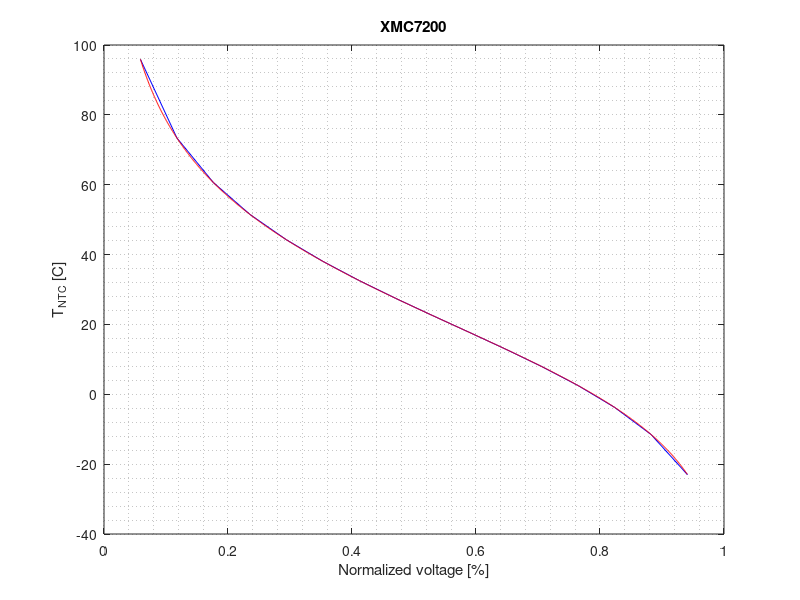
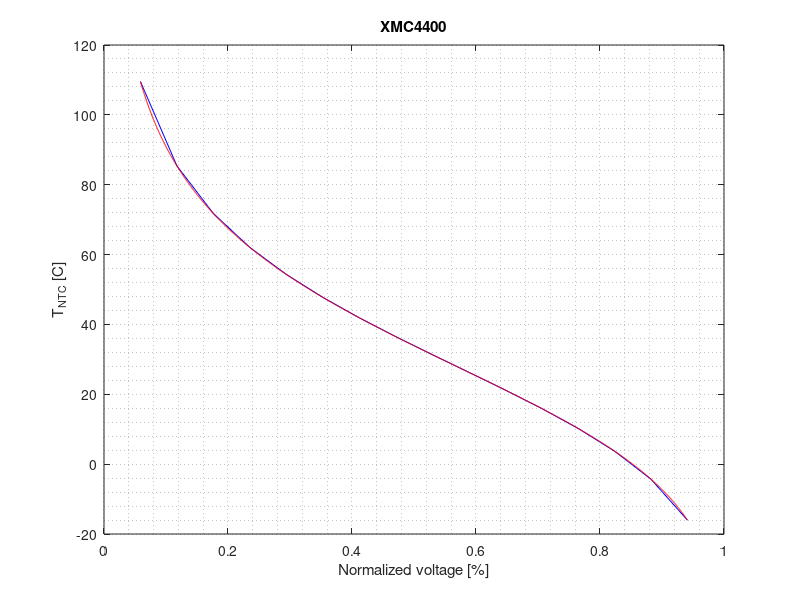

Write MATLAB code to recreate these figures, in order.
%%%%%%%%%%%%%%%%%%%%%%%%%%%%%%%%%%%%%%%%%%%%%%%%%%%%%%%%%%%%%%%%%%%%%%%%%%%%%%%%%
% Copyright 2021-2024, Cypress Semiconductor Corporation (an Infineon company) or
% an affiliate of Cypress Semiconductor Corporation.  All rights reserved.
%
% This software, including source code, documentation and related
% materials ("Software") is owned by Cypress Semiconductor Corporation
% or one of its affiliates ("Cypress") and is protected by and subject to
% worldwide patent protection (United States and foreign),
% United States copyright laws and international treaty provisions.
% Therefore, you may use this Software only as provided in the license
% agreement accompanying the software package from which you
% obtained this Software ("EULA").
% If no EULA applies, Cypress hereby grants you a personal, non-exclusive,
% non-transferable license to copy, modify, and compile the Software
% source code solely for use in connection with Cypress's
% integrated circuit products.  Any reproduction, modification, translation,
% compilation, or representation of this Software except as specified
% above is prohibited without the express written permission of Cypress.
%
% Disclaimer: THIS SOFTWARE IS PROVIDED AS-IS, WITH NO WARRANTY OF ANY KIND,
% EXPRESS OR IMPLIED, INCLUDING, BUT NOT LIMITED TO, NONINFRINGEMENT, IMPLIED
% WARRANTIES OF MERCHANTABILITY AND FITNESS FOR A PARTICULAR PURPOSE. Cypress
% reserves the right to make changes to the Software without notice. Cypress
% does not assume any liability arising out of the application or use of the
% Software or any product or circuit described in the Software. Cypress does
% not authorize its products for use in any products where a malfunction or
% failure of the Cypress product may reasonably be expected to result in
% significant property damage, injury or death ("High Risk Product"). By
% including Cypress's product in a High Risk Product, the manufacturer
% of such system or application assumes all risk of such use and in doing
% so agrees to indemnify Cypress against all liability.
%%%%%%%%%%%%%%%%%%%%%%%%%%%%%%%%%%%%%%%%%%%%%%%%%%%%%%%%%%%%%%%%%%%%%%%%%%%%%%%%%

clear variables;
close all;
clc;

%% NTC Parameters
% v (normalized voltage) = (Rl||Rntc) / (Rp + Rl||Rntc) * Vcc_pow / Vcc_ctrl
% where Vcc_pow = 5.0V and Vcc_ctrl = 5.0V or 3.3V
% Rntc = R0 * exp(B * (1/T - 1/T0))
R0 = 100;       % [kOhm]
T0 = 25 + 273;  % [K]
B = 4300;       % [K]
Rp = 100;       % [kOhm] - pull up resistor
Rl = 196;       % [kOhm] - pull down resistor - only for xmc4400 5V-to-3.3V level shifter

N = 16;         % [#] LUT width
N0 = 2048;      % [#] Width for accuracy testing
k = 3.3/5.0;    % [%] Control Vcc to Power Vcc ratio - only for xmc4400

%% LUT Initialization - 250W Power Board + XMC7200 Control Board
v = [1/(N+1):1/(N+1):1-1/(N+1)];    % Normalized with respect to Vcc = 5V
R = Rp*v./(1-v);
T = 1./(1/T0+1/B*log(R/R0)); C = T-273;
figure, plot(v,C,'b'), xlabel('Normalized voltage [%]'), ylabel('T_{NTC} [C]'), title('XMC7200'), hold on;
disp('XMC7200')
v
C
step = 1/(N+1)
step_inv = 1/step

v = [1/(N+1):1/(N0+1):1-1/(N+1)];    % Normalized with respect to Vcc = 5V
R = Rp*v./(1-v);
T = 1./(1/T0+1/B*log(R/R0)); C = T-273;
plot(v,C,'r'), xlabel('Normalized voltage [%]'), ylabel('T_{NTC} [C]'), title('XMC7200');
grid minor;

%% LUT Initialization - 250W Power Board + XMC4400 Control Board
v = [1/(N+1):1/(N+1):1-1/(N+1)];    % Normalized with respect to Vcc = 3.3V

Req = Rp*(k*v)./(1-(k*v));
R = 1./(1./Req - 1/Rl);
T = 1./(1/T0+1/B*log(R/R0)); C = T-273;
figure, plot(v,C,'b'), xlabel('Normalized voltage [%]'), ylabel('T_{NTC} [C]'), title('XMC4400'), hold on;
disp('XMC4400')
v
C
step = 1/(N+1)
step_inv = 1/step

v = [1/(N+1):1/(N0+1):1-1/(N+1)];    % Normalized with respect to Vcc = 3.3V
Req = Rp*(k*v)./(1-(k*v));
R = 1./(1./Req - 1/Rl);
T = 1./(1/T0+1/B*log(R/R0)); C = T-273;
plot(v,C,'r'), xlabel('Normalized voltage [%]'), ylabel('T_{NTC} [C]'), title('XMC4400');
grid minor;